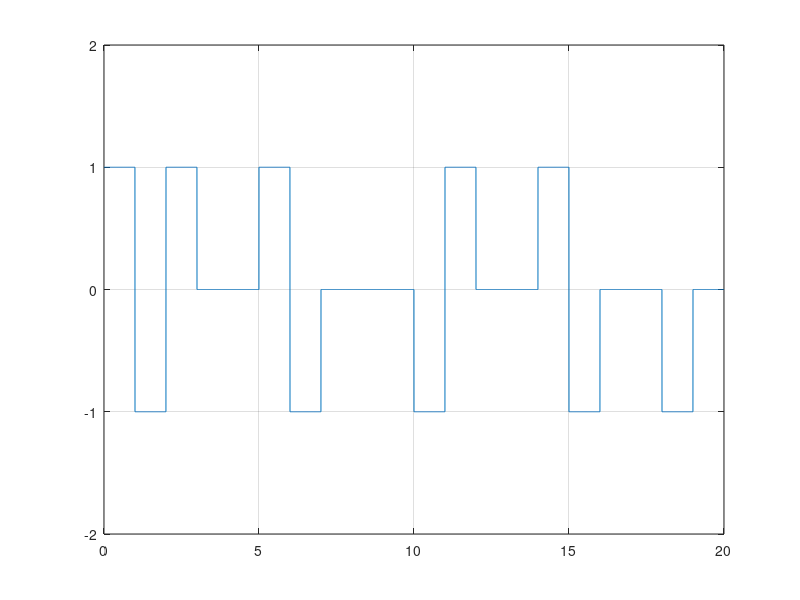

This figure's MATLAB source:
clc; clear; close;

x = [1 1 0 0 0 0 1 0 0 0 0 0 0 0 0 0 0 0 0 0];
cnt0=0;
cnt1=0;
v=1;

for i=1:length(x)
   if x(i)==0
       cnt0=cnt0+1;
   else
       cnt1=cnt1+1;
       x(i)=v;
       v = v*-1;
       cnt0=0;
   end
   if cnt0>3
      if mod(cnt1,2)==0
          x(i-3)=v;
          x(i)=v;
          v=v*-1;
      else
          x(i)=v*-1;
      end
      cnt1=0;
      cnt0=0;
   end
end

xx = zeros(1,length(x)*500);

for i=1:length(x)
    for j=1:500
       xx((i-1)*500+j) = x(i);
    end
end

time = 0:1/500:length(x)-1/500;
plot(time,xx);
ylim([-2,2]);
grid on;

%demodulation

n = length(xx)/500;
s = zeros(1,n);
cnt = 0;

for i=1:n
    if xx(i*500)~=0
        s(i)=1;
    end
    cnt=cnt+xx(i*500);
    if(cnt==2 || cnt==-2)
        for j=i-3:i
            s(j)=0;
        end
    cnt=0;
    end   
end

disp(s);

